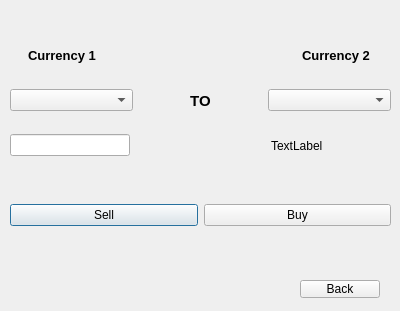
<?xml version="1.0" encoding="UTF-8"?>
<ui version="4.0">
 <class>DialogConvert</class>
 <widget class="QDialog" name="DialogConvert">
  <property name="geometry">
   <rect>
    <x>0</x>
    <y>0</y>
    <width>400</width>
    <height>311</height>
   </rect>
  </property>
  <property name="windowTitle">
   <string>Converter</string>
  </property>
  <widget class="QWidget" name="horizontalLayoutWidget">
   <property name="geometry">
    <rect>
     <x>10</x>
     <y>200</y>
     <width>381</width>
     <height>31</height>
    </rect>
   </property>
   <layout class="QHBoxLayout" name="horizontalLayout_2">
    <item>
     <widget class="QPushButton" name="button_sell">
      <property name="text">
       <string>Sell</string>
      </property>
     </widget>
    </item>
    <item>
     <widget class="QPushButton" name="button_buy">
      <property name="text">
       <string>Buy</string>
      </property>
     </widget>
    </item>
   </layout>
  </widget>
  <widget class="QWidget" name="horizontalLayoutWidget_2">
   <property name="geometry">
    <rect>
     <x>9</x>
     <y>40</y>
     <width>381</width>
     <height>31</height>
    </rect>
   </property>
   <layout class="QHBoxLayout" name="horizontalLayout_3">
    <item>
     <spacer name="horizontalSpacer_2">
      <property name="orientation">
       <enum>Qt::Horizontal</enum>
      </property>
      <property name="sizeHint" stdset="0">
       <size>
        <width>40</width>
        <height>20</height>
       </size>
      </property>
     </spacer>
    </item>
    <item>
     <widget class="QLabel" name="label_1">
      <property name="font">
       <font>
        <pointsize>10</pointsize>
        <bold>true</bold>
       </font>
      </property>
      <property name="text">
       <string>Currency 1</string>
      </property>
     </widget>
    </item>
    <item>
     <spacer name="horizontalSpacer">
      <property name="orientation">
       <enum>Qt::Horizontal</enum>
      </property>
      <property name="sizeType">
       <enum>QSizePolicy::Fixed</enum>
      </property>
      <property name="sizeHint" stdset="0">
       <size>
        <width>200</width>
        <height>20</height>
       </size>
      </property>
     </spacer>
    </item>
    <item>
     <widget class="QLabel" name="label_2">
      <property name="font">
       <font>
        <pointsize>10</pointsize>
        <bold>true</bold>
       </font>
      </property>
      <property name="text">
       <string>Currency 2</string>
      </property>
     </widget>
    </item>
    <item>
     <spacer name="horizontalSpacer_3">
      <property name="orientation">
       <enum>Qt::Horizontal</enum>
      </property>
      <property name="sizeHint" stdset="0">
       <size>
        <width>40</width>
        <height>20</height>
       </size>
      </property>
     </spacer>
    </item>
   </layout>
  </widget>
  <widget class="QWidget" name="horizontalLayoutWidget_3">
   <property name="geometry">
    <rect>
     <x>10</x>
     <y>80</y>
     <width>381</width>
     <height>41</height>
    </rect>
   </property>
   <layout class="QHBoxLayout" name="horizontalLayout_4">
    <item>
     <widget class="QComboBox" name="combo_main"/>
    </item>
    <item>
     <widget class="QLabel" name="label_3">
      <property name="font">
       <font>
        <pointsize>11</pointsize>
        <bold>true</bold>
       </font>
      </property>
      <property name="text">
       <string>TO</string>
      </property>
      <property name="alignment">
       <set>Qt::AlignCenter</set>
      </property>
     </widget>
    </item>
    <item>
     <widget class="QComboBox" name="combo_result"/>
    </item>
   </layout>
  </widget>
  <widget class="QWidget" name="horizontalLayoutWidget_4">
   <property name="geometry">
    <rect>
     <x>10</x>
     <y>130</y>
     <width>381</width>
     <height>31</height>
    </rect>
   </property>
   <layout class="QHBoxLayout" name="horizontalLayout_5">
    <item>
     <widget class="QLineEdit" name="line_main">
      <property name="minimumSize">
       <size>
        <width>120</width>
        <height>0</height>
       </size>
      </property>
      <property name="maximumSize">
       <size>
        <width>120</width>
        <height>16777215</height>
       </size>
      </property>
     </widget>
    </item>
    <item>
     <spacer name="horizontalSpacer_4">
      <property name="orientation">
       <enum>Qt::Horizontal</enum>
      </property>
      <property name="sizeType">
       <enum>QSizePolicy::MinimumExpanding</enum>
      </property>
      <property name="sizeHint" stdset="0">
       <size>
        <width>80</width>
        <height>20</height>
       </size>
      </property>
     </spacer>
    </item>
    <item>
     <widget class="QLabel" name="label_result">
      <property name="minimumSize">
       <size>
        <width>120</width>
        <height>0</height>
       </size>
      </property>
      <property name="maximumSize">
       <size>
        <width>120</width>
        <height>16777215</height>
       </size>
      </property>
      <property name="baseSize">
       <size>
        <width>0</width>
        <height>0</height>
       </size>
      </property>
      <property name="text">
       <string>TextLabel</string>
      </property>
     </widget>
    </item>
   </layout>
  </widget>
  <widget class="QPushButton" name="button_back">
   <property name="geometry">
    <rect>
     <x>300</x>
     <y>280</y>
     <width>80</width>
     <height>18</height>
    </rect>
   </property>
   <property name="text">
    <string>Back</string>
   </property>
  </widget>
  <widget class="QLabel" name="label_error">
   <property name="geometry">
    <rect>
     <x>140</x>
     <y>170</y>
     <width>121</width>
     <height>20</height>
    </rect>
   </property>
   <property name="text">
    <string/>
   </property>
  </widget>
 </widget>
 <resources/>
 <connections/>
</ui>
